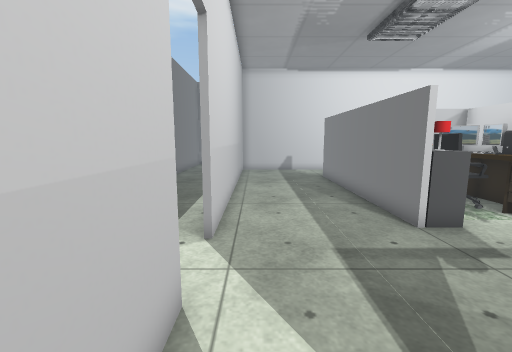
view 1 (above)

19 first-person views from a walk through a scene from a Unity 3-D project. The camera is 1.2 m above the floor, tilts 8° down and sees 90° across. Doors are open. The floor is counted in squares, 0.5 m on a side. Each view is taken from the middle of a square. On the plan, view 1 faces up. The plan holds only what a view shows up to about 17 squares ahead; the rest is blank. The place goes on beyond the plan. Some animated figures are not drawn. Some surface patterns are stand-ins.

view 2
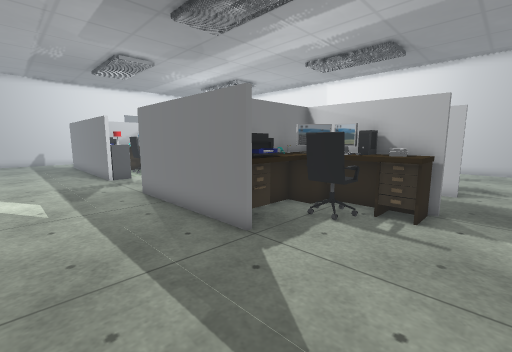

view 3
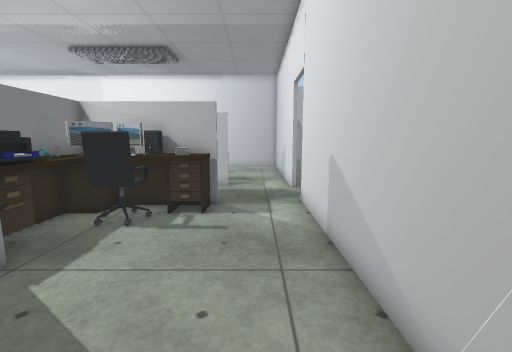

view 4
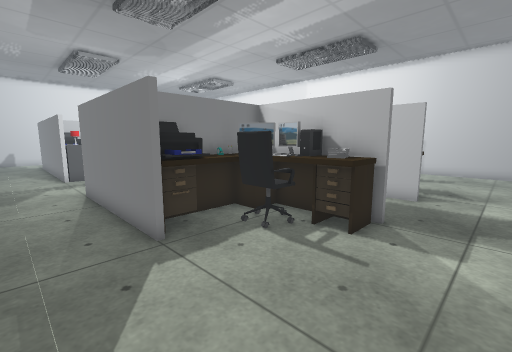

view 5
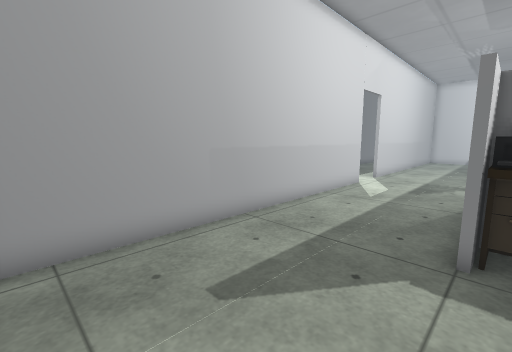

view 6
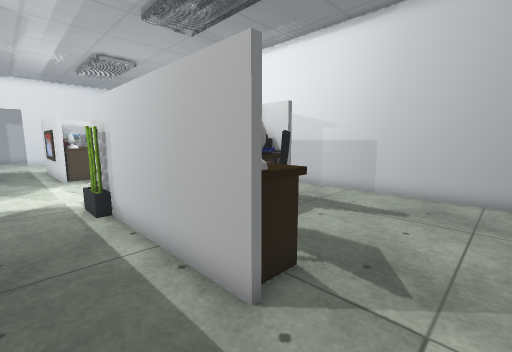

view 7
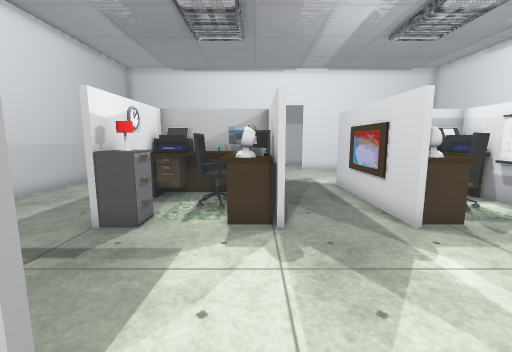

view 8
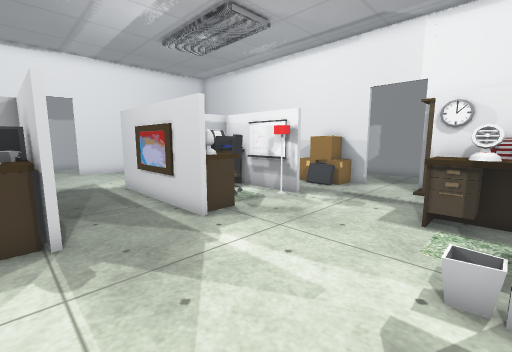

view 9
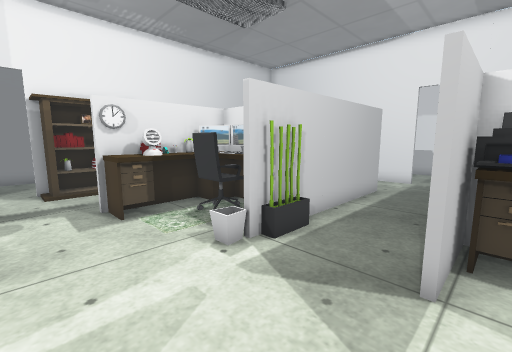

view 10
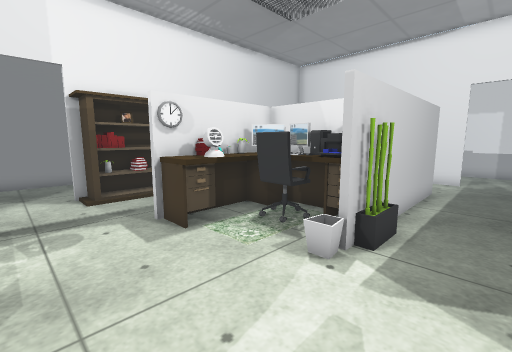

view 11
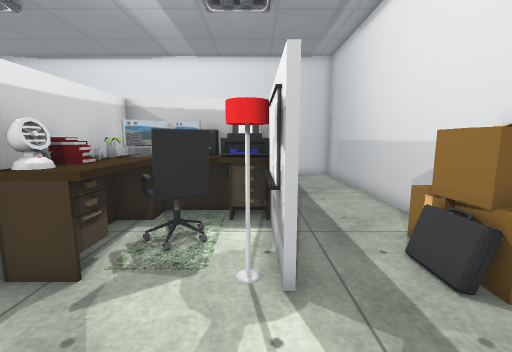

view 12
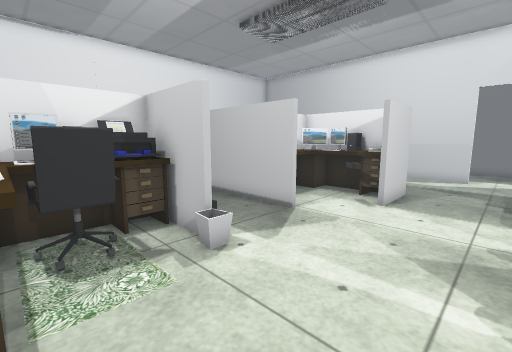

view 13
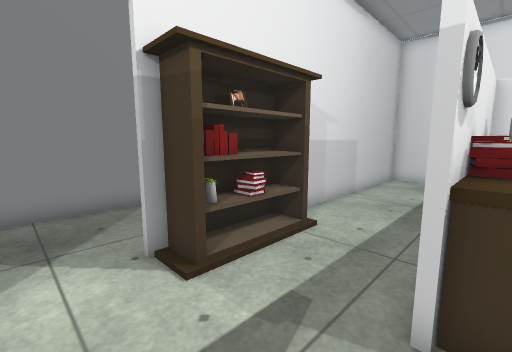

view 14
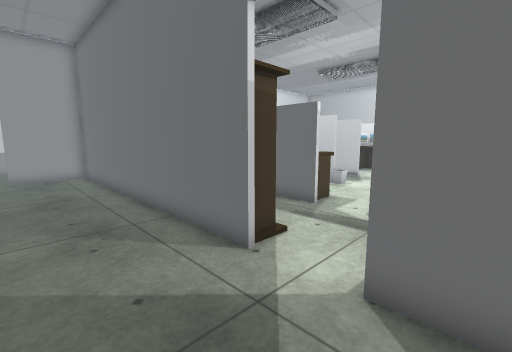

view 15
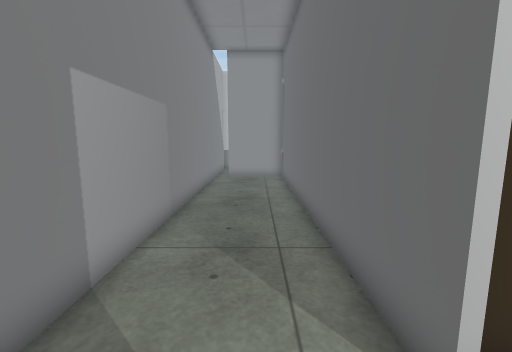

view 16
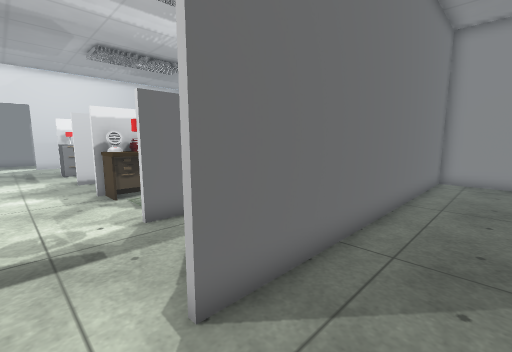

view 17
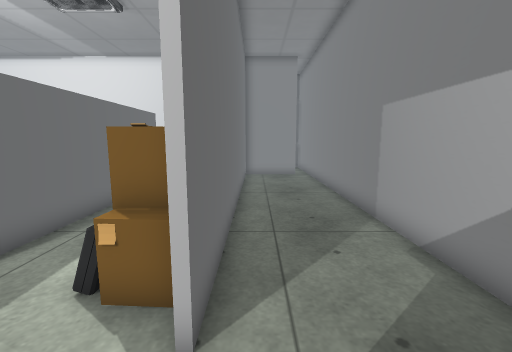

view 18
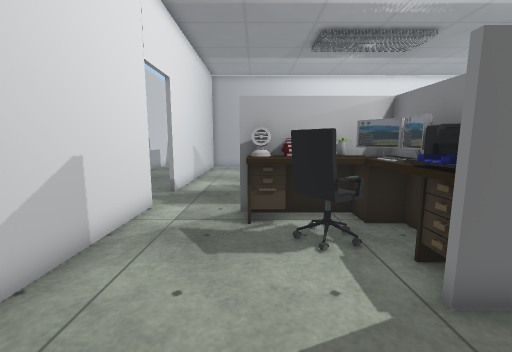

view 19
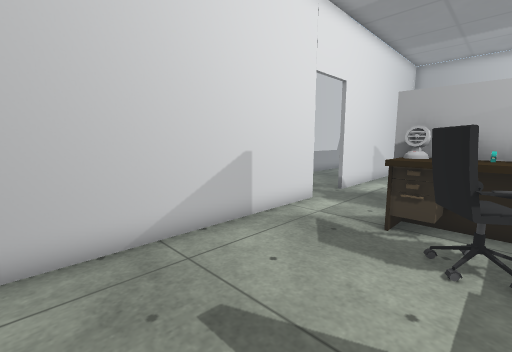

### Floor plan
Points are (right, up) in squares from view 1. A wall is a line through its corners. A room is listed if a view was taken in it or the views show most of it. See-through windows are left out.
Room 1 (views 1, 2, 3, 4, 5)
walls: (4.5, 0.5) (4.5, 1.8); (-1.1, 3.5) (-1.1, -11.2); (4.5, 6.8) (4.5, 12.5); (9.6, -8.6) (9.6, -3.5); (1.6, -11.8) (10.2, -11.8); (-1.1, 16.8) (-1.1, 6)
ways out: opening at (3.2, 4.5) to room 2; opening at (10, -10) to room 2; open door at (-1, 5)
objects: other object (5, -5) to (6, -4); other object (7, -7) to (8, -5); other object (7, -4); other object (8, -8) to (9, -8); other object (8, -7) to (9, -6); other object (8, -5) to (9, -4); other object (9, -4)
Room 2 (views 6, 7, 8, 9, 10, 11, 12, 13)
walls: (9.6, 6.8) (9.6, 11.9) (4.7, 11.9) (4.7, 9.4); (13.4, 6.8) (13.4, 13.5); (9.8, 7.6) (9.8, 6.8); (9.8, -0.2) (9.8, -5.4); (13.6, 8.6) (13.6, 6.8); (4.5, 1.8) (7.2, 1.8); (9.6, -3.4) (9.6, -0.4); (18.4, 6.8) (18.4, 11.9) (16.5, 11.9); (18.4, 0.5) (18.4, 1.9); (15.5, 11.9) (13.6, 11.9); (13.4, -8.6) (13.4, -1.4)
low walls: (18.3, 7.5) (18.3, 9.9)
ways out: opening at (3.2, 4.5) to room 1; opening at (10, -10) to room 1; opening at (13, -10) to room 4; opening at (19, 4.5) to room 4; opening at (11.5, 14); open door at (11.5, -12)
objects: other object (5, -3) to (9, 1); other object (5, 7); other object (5, 7) to (6, 8); other object (5, 9); other object (5, 10) to (6, 11); other object (6, 9) to (7, 11); other object (7, 0); other object (7, 9) to (8, 9); other object (8, 7); other object (8, 8); other object (8, 10) to (9, 11); other object (9, 7) to (9, 8); other object (9, 9); other object (13, -1); other object (14, 7); other object (14, 8) to (14, 9); other object (14, 10); other object (14, 11) to (15, 11); other object (15, 7) to (15, 8); other object (15, 8) to (17, 10); other object (15, 10); other object (17, 0) to (17, 1); other object (17, 2) to (18, 2); other object (17, 7); other object (17, 10); other object (17, 11) to (18, 11); other object (18, 1); other object (18, 7)
Room 3 (views 14, 15, 16, 17)
walls: (23.3, 3.1) (23.3, 2.5); (23.3, -0.4) (23.3, -11.8) (26.9, -11.8); (23.3, 17.5) (23.3, 5.5); (27.7, -12.2) (27.7, 17.5)
ways out: open door at (23, 4) to room 4; gap at (27, -12)
Room 4 (views 18, 19)
walls: (18.4, -3.4) (18.4, 0.5); (18.6, 1.9) (18.6, -0.2); (18.6, -4.4) (18.6, -5.2); (18.4, -5.2) (18.4, -3.9); (13.6, -0.1) (13.6, -1.5); (13.6, -3.5) (13.6, -8.6); (23.1, 2.5) (23.1, 3.1); (23.1, 5.5) (23.1, 17.5); (12.8, -11.8) (23.1, -11.8) (23.1, -1.8); (18.6, 17) (18.6, 6.8)
ways out: opening at (13, -10) to room 2; opening at (19, 4.5) to room 2; open door at (23, 4) to room 3
objects: other object (14, -8); other object (14, -7); other object (14, -6); other object (14, -5); other object (14, -4); other object (14, -3) to (15, -2); other object (15, -8); other object (15, -7) to (17, -6); other object (15, -5) to (16, -4); other object (15, -4); other object (15, -1) to (17, -1); other object (16, -3) to (16, -2); other object (17, -5) to (18, -4); other object (17, -3) to (18, -3); other object (17, -2) to (18, -2); other object (18, -1); other object (18, 0); other object (22, -1) to (23, 3); other object (22, 2); other object (22, 6); other object (22, 7); other object (22, 8) to (22, 9)

Where each view was taken, in squares from view 1:
view 1: 0 up, 0 right, facing up
view 2: 10 down, 0 right, facing up-right
view 3: 10 down, 0 right, facing right
view 4: 11 down, 2 right, facing up-right
view 5: 11 down, 5 right, facing up-left
view 6: 11 down, 11 right, facing up-right
view 7: 0 up, 9 right, facing up
view 8: 0 up, 9 right, facing up-right
view 9: 4 up, 9 right, facing down-right
view 10: 5 up, 11 right, facing down-right
view 11: 3 up, 18 right, facing up
view 12: 5 up, 17 right, facing down-left
view 13: 5 up, 18 right, facing down-right
view 14: 7 up, 27 right, facing down-left
view 15: 5 up, 25 right, facing down
view 16: 4 up, 26 right, facing up-left
view 17: 3 up, 24 right, facing up
view 18: 8 down, 22 right, facing left
view 19: 6 down, 22 right, facing down-left
